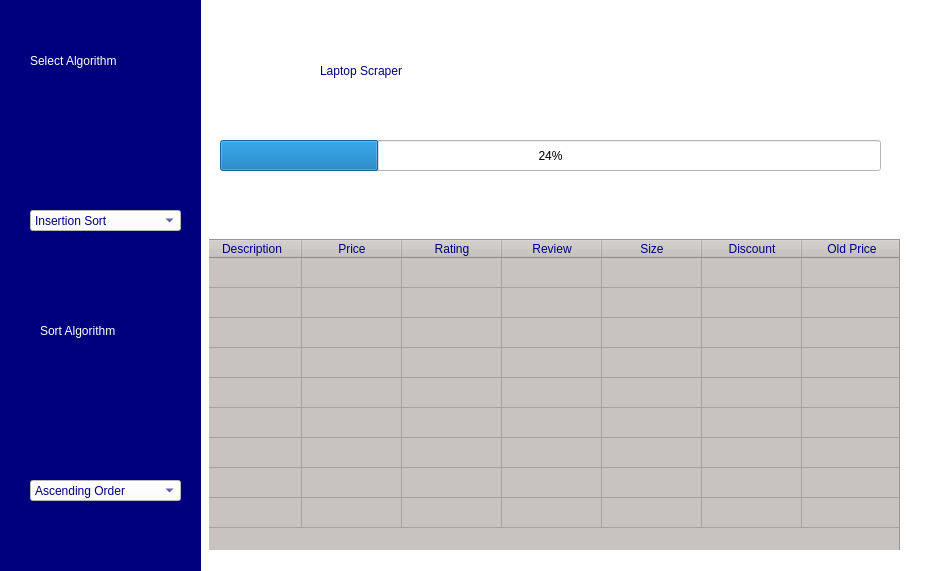
<?xml version="1.0" encoding="UTF-8"?>
<ui version="4.0">
 <class>Dialog</class>
 <widget class="QDialog" name="Dialog">
  <property name="geometry">
   <rect>
    <x>0</x>
    <y>0</y>
    <width>938</width>
    <height>571</height>
   </rect>
  </property>
  <property name="windowTitle">
   <string>Dialog</string>
  </property>
  <widget class="QWidget" name="Play" native="true">
   <property name="geometry">
    <rect>
     <x>-10</x>
     <y>0</y>
     <width>951</width>
     <height>571</height>
    </rect>
   </property>
   <property name="styleSheet">
    <string notr="true">background-color: rgb(255, 255, 255);
image: url(:/newPrefix/play_24px.png);
image: url(:/icons/pause_24px.png);
</string>
   </property>
   <widget class="QWidget" name="widget_2" native="true">
    <property name="geometry">
     <rect>
      <x>10</x>
      <y>0</y>
      <width>201</width>
      <height>571</height>
     </rect>
    </property>
    <property name="styleSheet">
     <string notr="true">background-color: rgb(0, 0, 127);
image: url(:/newPrefix/module_80px.png);</string>
    </property>
    <widget class="QLabel" name="label_7">
     <property name="geometry">
      <rect>
       <x>10</x>
       <y>80</y>
       <width>181</width>
       <height>121</height>
      </rect>
     </property>
     <property name="styleSheet">
      <string notr="true">image: url(:/newPrefix/module_8px.png);</string>
     </property>
     <property name="text">
      <string/>
     </property>
    </widget>
    <widget class="QLabel" name="label_8">
     <property name="geometry">
      <rect>
       <x>30</x>
       <y>40</y>
       <width>161</width>
       <height>41</height>
      </rect>
     </property>
     <property name="styleSheet">
      <string notr="true">color: rgb(255, 255, 255);
font: 87 12pt &quot;Poppins&quot;;</string>
     </property>
     <property name="text">
      <string>Select Algorithm</string>
     </property>
    </widget>
    <widget class="QComboBox" name="comboBox">
     <property name="geometry">
      <rect>
       <x>30</x>
       <y>210</y>
       <width>151</width>
       <height>21</height>
      </rect>
     </property>
     <property name="styleSheet">
      <string notr="true">background-color: rgb(255, 255, 255);
color: rgb(0, 0, 127);</string>
     </property>
     <item>
      <property name="text">
       <string>Insertion Sort</string>
      </property>
     </item>
     <item>
      <property name="text">
       <string>Merge Sort</string>
      </property>
     </item>
     <item>
      <property name="text">
       <string>Bubble Sort</string>
      </property>
     </item>
     <item>
      <property name="text">
       <string>Etc</string>
      </property>
     </item>
    </widget>
    <widget class="QLabel" name="label_9">
     <property name="geometry">
      <rect>
       <x>40</x>
       <y>310</y>
       <width>121</width>
       <height>41</height>
      </rect>
     </property>
     <property name="styleSheet">
      <string notr="true">color: rgb(255, 255, 255);
font: 87 12pt &quot;Poppins&quot;;</string>
     </property>
     <property name="text">
      <string>Sort Algorithm</string>
     </property>
    </widget>
    <widget class="QLabel" name="label_10">
     <property name="geometry">
      <rect>
       <x>50</x>
       <y>370</y>
       <width>91</width>
       <height>81</height>
      </rect>
     </property>
     <property name="styleSheet">
      <string notr="true">image: url(:/newPrefix/up_down_arrow_80px.png);</string>
     </property>
     <property name="text">
      <string/>
     </property>
    </widget>
    <widget class="QComboBox" name="comboBox_2">
     <property name="geometry">
      <rect>
       <x>30</x>
       <y>480</y>
       <width>151</width>
       <height>21</height>
      </rect>
     </property>
     <property name="styleSheet">
      <string notr="true">background-color: rgb(255, 255, 255);
color: rgb(0, 0, 127);</string>
     </property>
     <item>
      <property name="text">
       <string>Ascending Order</string>
      </property>
     </item>
     <item>
      <property name="text">
       <string>Descending Order</string>
      </property>
     </item>
     <item>
      <property name="text">
       <string>Etc</string>
      </property>
     </item>
     <item>
      <property name="text">
       <string/>
      </property>
     </item>
    </widget>
   </widget>
   <widget class="QLabel" name="label_2">
    <property name="geometry">
     <rect>
      <x>330</x>
      <y>30</y>
      <width>401</width>
      <height>81</height>
     </rect>
    </property>
    <property name="styleSheet">
     <string notr="true">font: 87 36pt &quot;Poppins&quot;;
color: rgb(0, 0, 127);
</string>
    </property>
    <property name="text">
     <string>Laptop Scraper</string>
    </property>
   </widget>
   <widget class="QProgressBar" name="progressBar">
    <property name="geometry">
     <rect>
      <x>230</x>
      <y>140</y>
      <width>661</width>
      <height>31</height>
     </rect>
    </property>
    <property name="styleSheet">
     <string notr="true">
</string>
    </property>
    <property name="value">
     <number>24</number>
    </property>
   </widget>
   <widget class="QWidget" name="widget" native="true">
    <property name="geometry">
     <rect>
      <x>219</x>
      <y>239</y>
      <width>691</width>
      <height>311</height>
     </rect>
    </property>
    <property name="styleSheet">
     <string notr="true">background-color: rgb(255, 255, 255);</string>
    </property>
    <widget class="QTableWidget" name="tableWidget">
     <property name="geometry">
      <rect>
       <x>-10</x>
       <y>0</y>
       <width>701</width>
       <height>361</height>
      </rect>
     </property>
     <property name="styleSheet">
      <string notr="true">color: rgb(0, 0, 127);
background-color: rgb(200, 195, 193);</string>
     </property>
     <row>
      <property name="text">
       <string/>
      </property>
     </row>
     <row>
      <property name="text">
       <string/>
      </property>
     </row>
     <row>
      <property name="text">
       <string/>
      </property>
     </row>
     <row>
      <property name="text">
       <string/>
      </property>
     </row>
     <row>
      <property name="text">
       <string/>
      </property>
     </row>
     <row>
      <property name="text">
       <string/>
      </property>
     </row>
     <row>
      <property name="text">
       <string/>
      </property>
     </row>
     <row>
      <property name="text">
       <string/>
      </property>
     </row>
     <row>
      <property name="text">
       <string/>
      </property>
     </row>
     <column>
      <property name="text">
       <string>Description</string>
      </property>
     </column>
     <column>
      <property name="text">
       <string>Price</string>
      </property>
     </column>
     <column>
      <property name="text">
       <string>Rating</string>
      </property>
     </column>
     <column>
      <property name="text">
       <string>Review</string>
      </property>
     </column>
     <column>
      <property name="text">
       <string>Size</string>
      </property>
     </column>
     <column>
      <property name="text">
       <string>Discount</string>
      </property>
     </column>
     <column>
      <property name="text">
       <string>Old Price</string>
      </property>
     </column>
     <column>
      <property name="text">
       <string/>
      </property>
     </column>
     <column>
      <property name="text">
       <string/>
      </property>
     </column>
    </widget>
   </widget>
   <widget class="QLabel" name="label">
    <property name="geometry">
     <rect>
      <x>780</x>
      <y>60</y>
      <width>47</width>
      <height>13</height>
     </rect>
    </property>
    <property name="text">
     <string/>
    </property>
   </widget>
   <widget class="QLabel" name="label_3">
    <property name="geometry">
     <rect>
      <x>720</x>
      <y>10</y>
      <width>181</width>
      <height>121</height>
     </rect>
    </property>
    <property name="styleSheet">
     <string notr="true">image: url(:/newPrefix/laptop_96px.png);</string>
    </property>
    <property name="text">
     <string/>
    </property>
   </widget>
   <widget class="QLabel" name="label_4">
    <property name="geometry">
     <rect>
      <x>740</x>
      <y>180</y>
      <width>41</width>
      <height>31</height>
     </rect>
    </property>
    <property name="styleSheet">
     <string notr="true">image: url(:/newPrefix/pause_24px.png);</string>
    </property>
    <property name="text">
     <string/>
    </property>
   </widget>
   <widget class="QLabel" name="label_5">
    <property name="geometry">
     <rect>
      <x>770</x>
      <y>180</y>
      <width>61</width>
      <height>31</height>
     </rect>
    </property>
    <property name="styleSheet">
     <string notr="true">image: url(:/newPrefix/stop_24px.png);</string>
    </property>
    <property name="text">
     <string/>
    </property>
   </widget>
   <widget class="QLabel" name="label_6">
    <property name="geometry">
     <rect>
      <x>830</x>
      <y>180</y>
      <width>31</width>
      <height>31</height>
     </rect>
    </property>
    <property name="styleSheet">
     <string notr="true">image: url(:/newPrefix/play_30px.png);</string>
    </property>
    <property name="text">
     <string/>
    </property>
   </widget>
  </widget>
 </widget>
 <resources>
  <include location="images/source.qrc"/>
 </resources>
 <connections/>
</ui>
